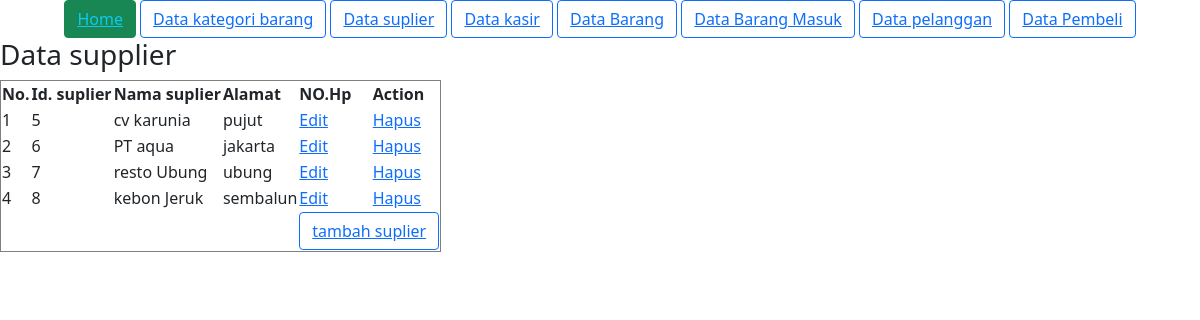
/read/data_supplier.php, run on the app's committed database.
### tables this page shows
CREATE TABLE `suplier` (
  `id_suplier` int(5) NOT NULL,
  `nama_suplier` varchar(30) DEFAULT NULL,
  `alamat` text DEFAULT NULL
);

### utilitiy/global_var.php (called while the page is built, shortened)
<?php
	$url_ = "http://localhost/edu";
 ?>

### read/data_supplier.php (the view, shortened to what this page needs)
<?php
	include("../config/koneksi.php");
	include ("../utilitiy/global_var.php");
	$sql = "SELECT * FROM suplier";
	$read = mysqli_query($kon, $sql);
 ?>
 <!DOCTYPE html>
 <html>
 <head>
 	<?php include '../utilitiy/tag_head.php'; ?>
 </head>
 <body>
 	<?php include '../utilitiy/nav.php'; ?>
 	<h3>Data supplier</h3>
 	<table border="1">
 		<tr>
 			<th>No.</th>
 			<th>Id. suplier</th>
 			<th>Nama suplier</th>
 			<th>Alamat</th>
 			<th>NO.Hp</th>
 			<th colspan="2">Action</th>
 		</tr>
		<?php
			$i = 1;
			foreach ($read as $value) {
				echo "<tr>";
					echo "<td>".$i."</td>";
					echo "<td>".$value['id_suplier']."</td>";
					echo "<td>".$value['nama_suplier']."</td>";
					 echo "<td>".$value['alamat']."</td>";
					echo "<td>
							<a href='../form/supplier.php?
							id_suplier=".$value['id_suplier']."&
							nama_suplier=".$value['nama_suplier']."&
							alamat=".$value['alamat']."'>Edit</a>
						</td>";
					echo "<td>
							<a href='../aksi/hapus/hapus.php?
							id=".$value['id_suplier']."&
							tbl=suplier&whr=id_suplier'>Hapus</a>
						</td>";
				echo "</tr>";
				$i++;
			}
		 ?>
		 <tr class="text-center">
		 	<td colspan="4"></td>
		 	<td colspan="2">
		 		<button class="btn btn-outline-primary">
		<a href='<?php echo $url_."/form/supplier.php" ?>'> tambah suplier</a>
	</button>
		 	</td>
		 </tr>
 	</table>
 </body>
 </html>

### data on the page
suplier: id_suplier "5", nama_suplier "cv karunia", alamat "pujut"
suplier: id_suplier "6", nama_suplier "PT aqua", alamat "jakarta"
suplier: id_suplier "7", nama_suplier "resto Ubung", alamat "ubung"
suplier: id_suplier "8", nama_suplier "kebon Jeruk", alamat "sembalun"
